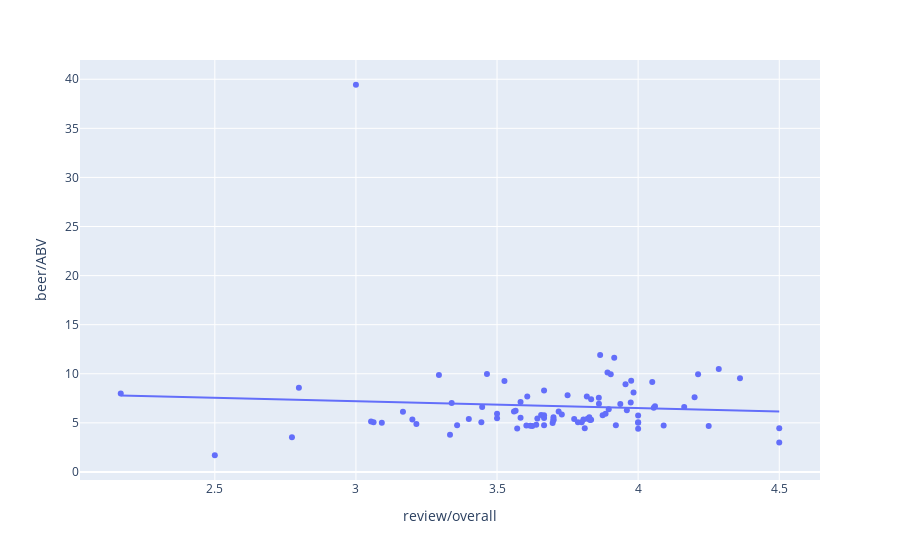

The code cell stored with this chart in its notebook:
### Markdown cell above
### q2 How does beer alcohol content correlated to overall rating

### Code cell
fig = px.scatter(beer_style_taste_abv,x="review/overall",y="beer/ABV",trendline="ols")

fig.show()
